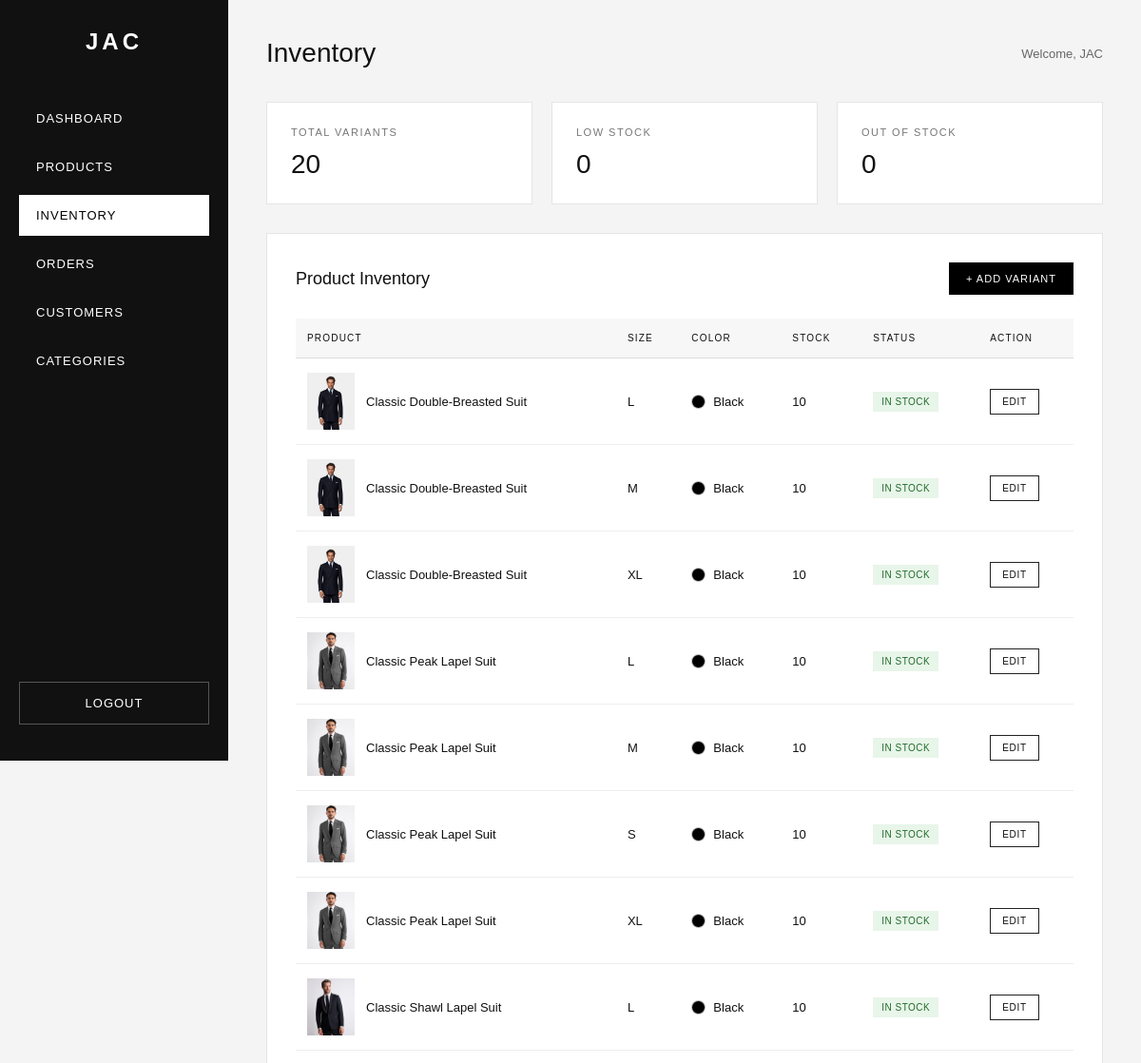
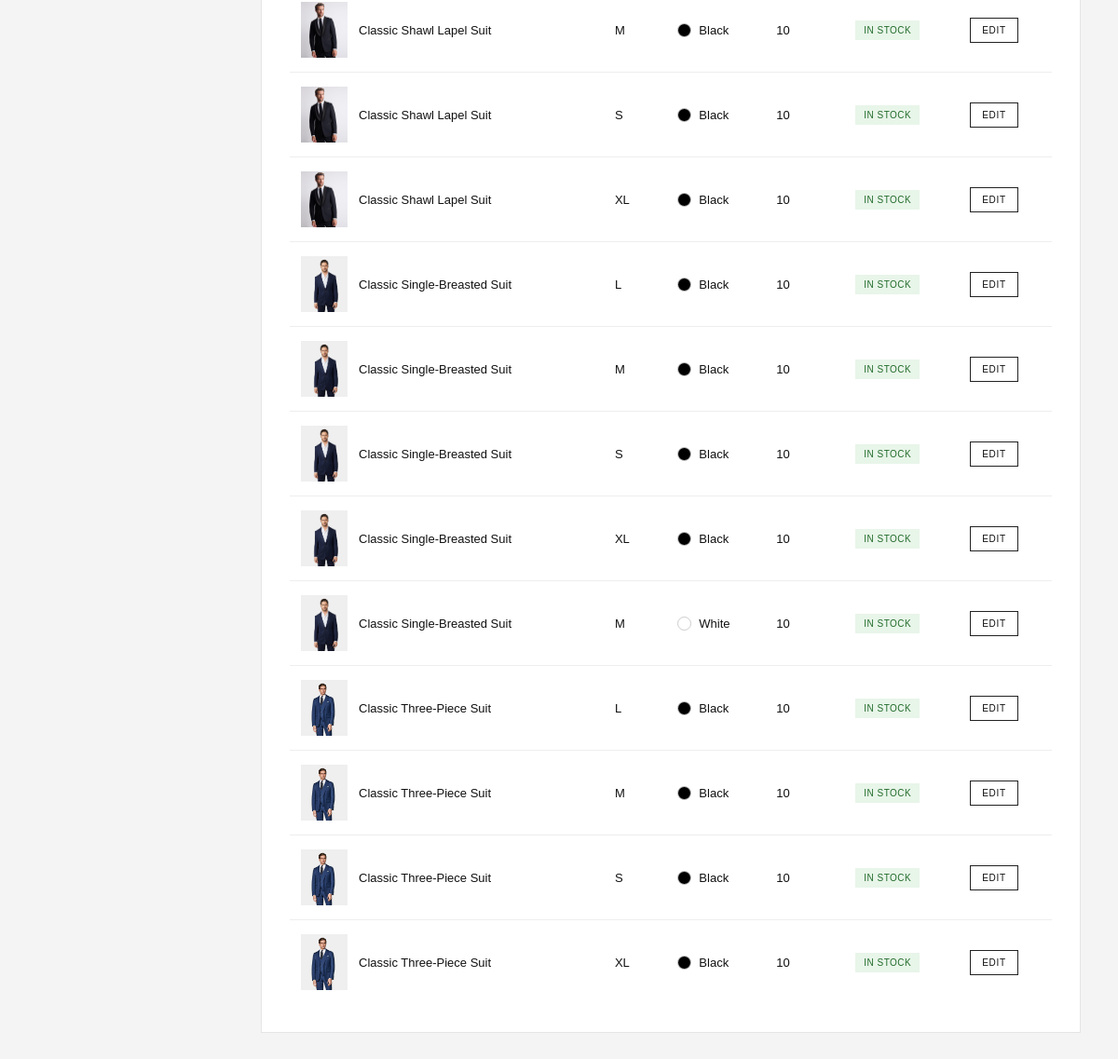
The app's page /admin/inventory.php (signed in) with its own data (2 pictures, top to bottom).
### tables this page shows
CREATE TABLE `product_variants` (
  `id` int(11) NOT NULL,
  `product_id` int(11) NOT NULL,
  `size` varchar(20) NOT NULL,
  `color` varchar(50) DEFAULT NULL,
  `stock` int(11) NOT NULL DEFAULT 0
);

CREATE TABLE `products` (
  `id` int(11) NOT NULL,
  `category_id` int(11) DEFAULT NULL,
  `name` varchar(255) NOT NULL,
  `description` text DEFAULT NULL,
  `price` decimal(10,2) NOT NULL,
  `image` varchar(255) DEFAULT NULL,
  `created_at` timestamp NOT NULL DEFAULT current_timestamp(),
  `stock` int(11) NOT NULL DEFAULT 10
);

### admin/inventory.php (the view, shortened to what this page needs)
<?php
require_once "../php/db.php";
$inventory = [];
$stmt = $conn->prepare("
    SELECT
        product_variants.id,
        product_variants.product_id,
        product_variants.size,
        product_variants.color,
        product_variants.stock,
        products.name AS product_name,
        products.image AS product_image
    FROM product_variants
    INNER JOIN products
        ON product_variants.product_id = products.id
    ORDER BY
        products.name ASC,
        product_variants.color ASC,
        product_variants.size ASC
");
if ($stmt) {
    $stmt->execute();
    $result = $stmt->get_result();
    $inventory = $result->fetch_all(MYSQLI_ASSOC);
}
$total_variants = count($inventory);
$low_stock = 0;
$out_of_stock = 0;
?>
<!DOCTYPE html>
<html lang="en">
<head>
</head>
<body>
    <aside class="sidebar">
        <h1>JAC</h1>
        <a href="dashboard.php">
            DASHBOARD
        </a>
        <a href="products.php">
            PRODUCTS
        </a>
        <a
            href="inventory.php"
            class="active"
        >
            INVENTORY
        </a>
        <a href="orders.php">
            ORDERS
        </a>
        <a href="customers.php">
            CUSTOMERS
        </a>
        <a href="categories.php">
            CATEGORIES
        </a>
        <a
            href="logout.php"
            class="logout"
        >
            LOGOUT
        </a>
    </aside>
    <main class="main">
        <div class="topbar">
            <h2>
                Inventory
            </h2>
            <div class="admin-name">
                Welcome,
                <?= htmlspecialchars(
                    $_SESSION["admin_first_name"]
                    ?? "Admin"
                ); ?>
            </div>
        </div>
        <section class="summary">
            <div class="summary-card">
                <h3>
                    TOTAL VARIANTS
                </h3>
                <div class="summary-number">
                    <?= $total_variants; ?>
                </div>
            </div>
            <div class="summary-card">
                <h3>
                    LOW STOCK
                </h3>
                <div class="summary-number">
                    <?= $low_stock; ?>
                </div>
            </div>
            <div class="summary-card">
                <h3>
                    OUT OF STOCK
                </h3>
                <div class="summary-number">
                    <?= $out_of_stock; ?>
                </div>
            </div>
        </section>
        <section class="inventory-box">
            <div class="inventory-header">
                <h3>
                    Product Inventory
                </h3>
                <a
                    href="add_variant.php"
                    class="add-variant"
                >
                    + ADD VARIANT
                </a>
            </div>
            <?php if (empty($inventory)): ?>
                <div class="empty">
                    No product variants found.
                </div>
            <?php else: ?>
                <div class="table-wrapper">
                    <table>
                        <thead>
                            <tr>
                                <th>
                                    PRODUCT
                                </th>
                                <th>
                                    SIZE
                                </th>
                                <th>
                                    COLOR
                                </th>
                                <th>
                                    STOCK
                                </th>
                                <th>
                                    STATUS
                                </th>
                                <th>
                                    ACTION
                                </th>
                            </tr>
                        </thead>
                        <tbody>
                            <?php foreach (
                                $inventory
                                as $item
                            ): ?>
                                <?php
                                $stock =
                                    (int)
                                    $item["stock"];
                                if ($stock <= 0) {
                                    $status =
                                        "OUT OF STOCK";
                                    $status_class =
                                        "status-out";
                                } elseif ($stock <= 5) {
                                    $status =
                                        "LOW STOCK";
                                    $status_class =
                                        "status-low";
                                } else {
                                    $status =
                                        "IN STOCK";
                                    $status_class =
                                        "status-good";
                                }
                                $color =
                                    strtolower(
                                        trim(
                                            $item["color"]
                                        )
                                    );
                                $color_class =
                                    "color-" .
                                    $color;
                                ?>
                                <tr>
                                    <td>
                                        <div
                                            class="product-info"
                                        >
                                            <?php if (
                                                !empty(
                                                    $item["product_image"]
                                                )
                                            ): ?>
                                                <img
                                                    src="../Images/<?= htmlspecialchars(
                                                        $item["product_image"]
                                                    ); ?>"
                                                    alt="<?= htmlspecialchars(
                                                        $item["product_name"]
                                                    ); ?>"
                                                    class="product-image"
                                                >
                                            <?php else: ?>
                                                <div
                                                    class="product-image"
                                                ></div>
                                            <?php endif; ?>
                                            <span
                                                class="product-name"
                                            >
                                                <?= htmlspecialchars(
                                                    $item["product_name"]
                                                ); ?>
                                            </span>
                                        </div>
                                    </td>
                                    <td>
                                        <?= htmlspecialchars(
                                            $item["size"]
                                        ); ?>
                                    </td>
                                    <td>
                                        <div
                                            class="color-info"
                                        >
                                            <span
                                                class="color-dot <?= htmlspecialchars(
                                                    $color_class
                                                ); ?>"
                                            ></span>
                                            <?= htmlspecialchars(
                                                $item["color"]
                                            ); ?>
                                        </div>
                                    </td>
                                    <td>
                                        <span
                                            class="stock-number"
                                        >
                                            <?= $stock; ?>
                                        </span>
                                    </td>
                                    <td>
                                        <span
                                            class="stock-status <?= $status_class; ?>"
                                        >
                                            <?= $status; ?>
                                        </span>
                                    </td>
                                    <td>
                                        <a
                                            href="edit_variant.php?id=<?= (int) $item["id"]; ?>"
                                            class="edit-button"
                                        >
                                            EDIT
                                        </a>
                                    </td>
                                </tr>
                            <?php endforeach; ?>
                        </tbody>
                    </table>
                </div>
            <?php endif; ?>
        </section>
    </main>
</body>
</html>

### admin/inventory.php (style rules this page uses)
* { margin: 0; padding: 0; box-sizing: border-box; }
body { font-family: Arial, Helvetica, sans-serif; background: #f4f4f4; color: #111; }
.sidebar { position: fixed; left: 0; top: 0; width: 240px; height: 100vh; background: #111; color: white; padding: 30px 20px; }
.sidebar h1 { text-align: center; font-size: 24px; letter-spacing: 4px; margin-bottom: 45px; }
.sidebar a { display: block; padding: 14px 18px; margin-bottom: 8px; color: white; text-decoration: none; font-size: 13px; letter-spacing: 1px; transition: 0.2s ease; }
.sidebar a.active { background: white; color: black; }
.logout { position: absolute; bottom: 30px; left: 20px; right: 20px; text-align: center; border: 1px solid #555; }
.main { margin-left: 240px; min-height: 100vh; padding: 40px; }
.topbar { display: flex; justify-content: space-between; align-items: center; margin-bottom: 35px; }
.topbar h2 { font-size: 28px; font-weight: 500; }
.admin-name { font-size: 13px; color: #666; }
.summary { display: grid; grid-template-columns: repeat(3, 1fr); gap: 20px; margin-bottom: 30px; }
.summary-card { background: white; border: 1px solid #e5e5e5; padding: 25px; }
.summary-card h3 { font-size: 11px; font-weight: normal; letter-spacing: 1.5px; color: #777; margin-bottom: 12px; }
.summary-number { font-size: 28px; font-weight: 500; }
.inventory-box { background: white; border: 1px solid #e5e5e5; padding: 30px; }
.inventory-header { display: flex; justify-content: space-between; align-items: center; margin-bottom: 25px; }
.inventory-header h3 { font-size: 18px; font-weight: 500; }
.add-variant { display: inline-block; padding: 11px 18px; background: black; color: white; text-decoration: none; font-size: 11px; letter-spacing: 1px; transition: 0.2s ease; }
.table-wrapper { width: 100%; overflow-x: auto; }
table { width: 100%; border-collapse: collapse; min-width: 750px; }
th { padding: 15px 12px; text-align: left; background: #f7f7f7; border-bottom: 1px solid #ddd; font-size: 10px; font-weight: 500; letter-spacing: 1.2px; }
td { padding: 15px 12px; border-bottom: 1px solid #eee; font-size: 13px; vertical-align: middle; }
tr:last-child td { border-bottom: none; }
.product-info { display: flex; align-items: center; gap: 12px; }
.product-image { width: 50px; height: 60px; object-fit: cover; background: #eee; }
.product-name { font-size: 13px; font-weight: 500; }
.color-info { display: flex; align-items: center; gap: 8px; }
.color-dot { width: 15px; height: 15px; border-radius: 50%; border: 1px solid #ccc; }
.color-black { background: black; }
.color-white { background: white; }
.stock-number { font-weight: 500; }
.stock-status { display: inline-block; padding: 5px 9px; font-size: 10px; letter-spacing: 0.5px; }
.status-good { background: #e8f5e9; color: #216b2a; }
.edit-button { display: inline-block; padding: 7px 12px; border: 1px solid #222; color: #111; text-decoration: none; font-size: 10px; letter-spacing: 0.7px; transition: 0.2s ease; }

### records on screen
product_variants: product.image (picture), product.name "Classic Double-Breasted Suit", size "L", color "Black", stock "10", stock "IN STOCK"
product_variants: product.image (picture), product.name "Classic Double-Breasted Suit", size "M", color "Black", stock "10", stock "IN STOCK"
product_variants: product.image (picture), product.name "Classic Double-Breasted Suit", size "XL", color "Black", stock "10", stock "IN STOCK"
product_variants: product.image (picture), product.name "Classic Peak Lapel Suit", size "L", color "Black", stock "10", stock "IN STOCK"
product_variants: product.image (picture), product.name "Classic Peak Lapel Suit", size "M", color "Black", stock "10", stock "IN STOCK"
product_variants: product.image (picture), product.name "Classic Peak Lapel Suit", size "S", color "Black", stock "10", stock "IN STOCK"
product_variants: product.image (picture), product.name "Classic Peak Lapel Suit", size "XL", color "Black", stock "10", stock "IN STOCK"
product_variants: product.image (picture), product.name "Classic Shawl Lapel Suit", size "L", color "Black", stock "10", stock "IN STOCK"
product_variants: product.image (picture), product.name "Classic Shawl Lapel Suit", size "M", color "Black", stock "10", stock "IN STOCK"
product_variants: product.image (picture), product.name "Classic Shawl Lapel Suit", size "S", color "Black", stock "10", stock "IN STOCK"
product_variants: product.image (picture), product.name "Classic Shawl Lapel Suit", size "XL", color "Black", stock "10", stock "IN STOCK"
product_variants: product.image (picture), product.name "Classic Single-Breasted Suit", size "L", color "Black", stock "10", stock "IN STOCK"
product_variants: product.image (picture), product.name "Classic Single-Breasted Suit", size "M", color "Black", stock "10", stock "IN STOCK"
product_variants: product.image (picture), product.name "Classic Single-Breasted Suit", size "S", color "Black", stock "10", stock "IN STOCK"
product_variants: product.image (picture), product.name "Classic Single-Breasted Suit", size "XL", color "Black", stock "10", stock "IN STOCK"
product_variants: product.image (picture), product.name "Classic Single-Breasted Suit", size "M", color "White", stock "10", stock "IN STOCK"
product_variants: product.image (picture), product.name "Classic Three-Piece Suit", size "L", color "Black", stock "10", stock "IN STOCK"
product_variants: product.image (picture), product.name "Classic Three-Piece Suit", size "M", color "Black", stock "10", stock "IN STOCK"
product_variants: product.image (picture), product.name "Classic Three-Piece Suit", size "S", color "Black", stock "10", stock "IN STOCK"
product_variants: product.image (picture), product.name "Classic Three-Piece Suit", size "XL", color "Black", stock "10", stock "IN STOCK"

### other values on screen
$_SESSION["admin_first_name"] "JAC"
$total_variants "20"
$low_stock "0"
$out_of_stock "0"
